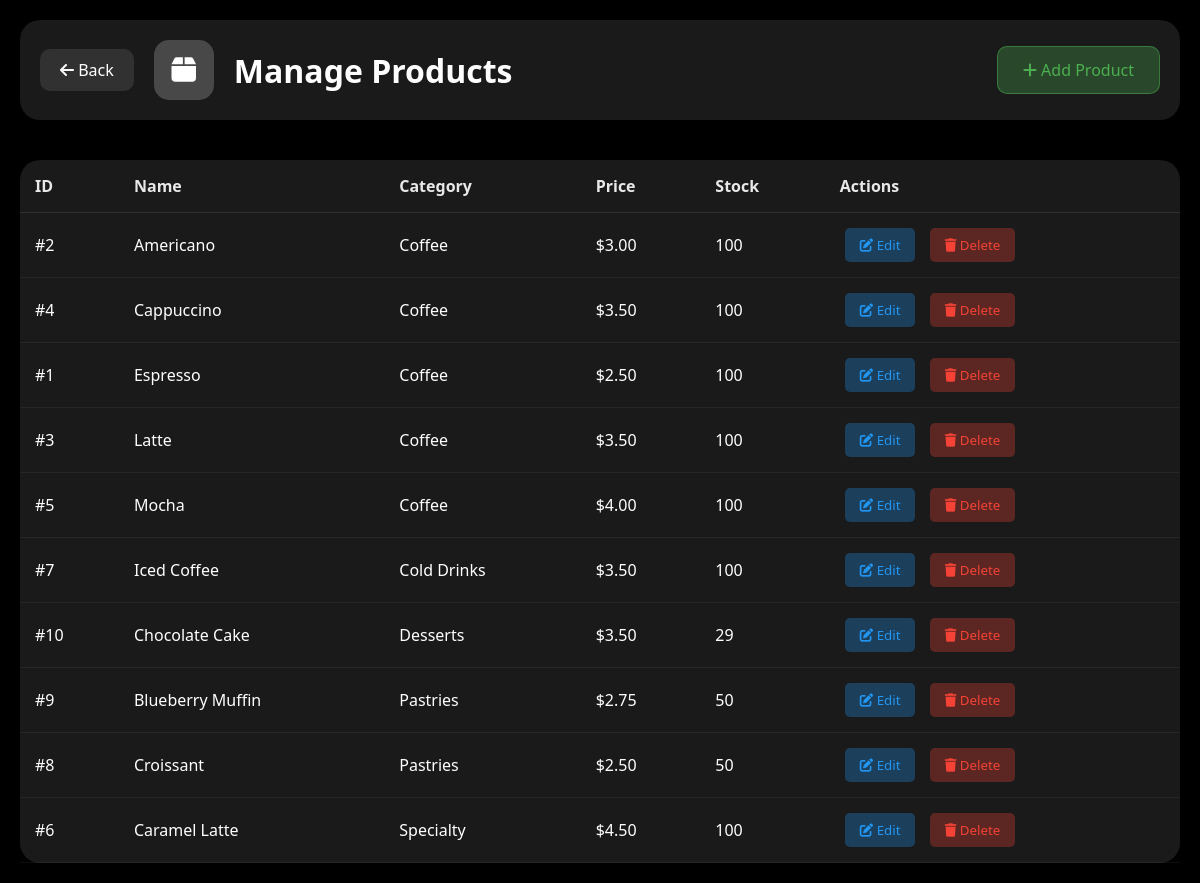
/manage-products.php (signed in), run on the app's committed database.
### tables this page shows
CREATE TABLE `products` (
  `id` int(11) NOT NULL,
  `name` varchar(100) NOT NULL,
  `description` text DEFAULT NULL,
  `price` decimal(10,2) NOT NULL,
  `category` varchar(50) DEFAULT NULL,
  `stock` int(11) DEFAULT 0,
  `created_at` timestamp NOT NULL DEFAULT current_timestamp(),
  `updated_at` timestamp NULL DEFAULT NULL ON UPDATE current_timestamp()
);

### manage-products.php (the view, shortened to what this page needs)
<?php
require_once 'config.php';
$products = $conn->query("SELECT * FROM products ORDER BY category, name");
?>
<!DOCTYPE html>
<html lang="en">
<head>
    <link rel="stylesheet" href="https://cdnjs.cloudflare.com/ajax/libs/font-awesome/6.4.0/css/all.min.css">
</head>
<body>
    <video autoplay muted loop id="video-background">
        <source src="videos/coffee-bg.mp4" type="video/mp4">
    </video>
    <div class="video-overlay"></div>
    <div class="container">
        <div class="header">
            <div class="brand">
                <a href="dashboard.php"><i class="fas fa-arrow-left"></i> Back</a>
                <div class="logo"><i class="fas fa-box"></i></div>
                <div class="brand-text">
                    <h1>Manage Products</h1>
                </div>
            </div>
            <button class="btn-add" onclick="openAddModal()"><i class="fas fa-plus"></i> Add Product</button>
        </div>
        <table class="products-table">
            <thead>
                <tr>
                    <th>ID</th>
                    <th>Name</th>
                    <th>Category</th>
                    <th>Price</th>
                    <th>Stock</th>
                    <th>Actions</th>
                </tr>
            </thead>
            <tbody>
                <?php while($product = $products->fetch_assoc()): ?>
                <tr>
                    <td>#<?php echo $product['id']; ?></td>
                    <td><?php echo htmlspecialchars($product['name']); ?></td>
                    <td><?php echo htmlspecialchars($product['category']); ?></td>
                    <td>$<?php echo number_format($product['price'],2); ?></td>
                    <td><?php echo $product['stock']; ?></td>
                    <td>
                        <button class="btn-edit" onclick='openEditModal(<?php echo json_encode($product); ?>)'>
                            <i class="fas fa-edit"></i> Edit
                        </button>
                        <button class="btn-delete" onclick="openDeleteModal(<?php echo $product['id']; ?>, '<?php echo addslashes($product['name']); ?>')">
                            <i class="fas fa-trash"></i> Delete
                        </button>
                    </td>
                </tr>
                <?php endwhile; ?>
            </tbody>
        </table>
    </div>
</body>
</html>

### manage-products.php (style rules this page uses)
* { margin: 0; padding: 0; box-sizing: border-box; font-family: 'Segoe UI', 'Helvetica Neue', Arial, sans-serif; }
body { min-height: 100vh; padding: 20px; background: #000; position: relative; }
#video-background { position: fixed; top: 0; left: 0; width: 100%; height: 100%; object-fit: cover; z-index: -2; }
.video-overlay { position: fixed; top: 0; left: 0; width: 100%; height: 100%; background: rgba(0,0,0,0.4); z-index: -1; }
.container { max-width: 1200px; margin: 0 auto; }
.header { display: flex; justify-content: space-between; align-items: center; margin-bottom: 40px; padding: 20px; background: rgba(255,255,255,0.1); border-radius: 20px; backdrop-filter: blur(15px); }
.brand { display: flex; align-items: center; gap: 20px; }
.brand a { color: white; text-decoration: none; padding: 10px 20px; background: rgba(255,255,255,0.1); border-radius: 10px; }
.logo { width: 60px; height: 60px; background: rgba(255,255,255,0.2); border-radius: 15px; display: flex; align-items: center; justify-content: center; color: white; font-size: 28px; }
.brand-text h1 { color: white; font-size: 2rem; }
.btn-add { background: rgba(76,175,80,0.3); color: #4CAF50; border: 1px solid rgba(76,175,80,0.5); padding: 12px 25px; border-radius: 10px; cursor: pointer; font-size: 1rem; }
.products-table { width: 100%; background: rgba(255,255,255,0.1); border-radius: 20px; padding: 20px; backdrop-filter: blur(15px); border-collapse: collapse; }
.products-table th { color: rgba(255,255,255,0.9); text-align: left; padding: 15px; border-bottom: 1px solid rgba(255,255,255,0.1); }
.products-table td { color: white; padding: 15px; border-bottom: 1px solid rgba(255,255,255,0.05); }
.btn-edit, .btn-delete { padding: 8px 15px; border-radius: 5px; border: none; cursor: pointer; margin: 0 5px; }
.btn-edit { background: rgba(33,150,243,0.3); color: #2196F3; }
.btn-delete { background: rgba(244,67,54,0.3); color: #f44336; }

### data on the page
products: id "2", name "Americano", category "Coffee", price "3.00", stock "100"
products: id "4", name "Cappuccino", category "Coffee", price "3.50", stock "100"
products: id "1", name "Espresso", category "Coffee", price "2.50", stock "100"
products: id "3", name "Latte", category "Coffee", price "3.50", stock "100"
products: id "5", name "Mocha", category "Coffee", price "4.00", stock "100"
products: id "7", name "Iced Coffee", category "Cold Drinks", price "3.50", stock "100"
products: id "10", name "Chocolate Cake", category "Desserts", price "3.50", stock "29"
products: id "9", name "Blueberry Muffin", category "Pastries", price "2.75", stock "50"
products: id "8", name "Croissant", category "Pastries", price "2.50", stock "50"
products: id "6", name "Caramel Latte", category "Specialty", price "4.50", stock "100"
